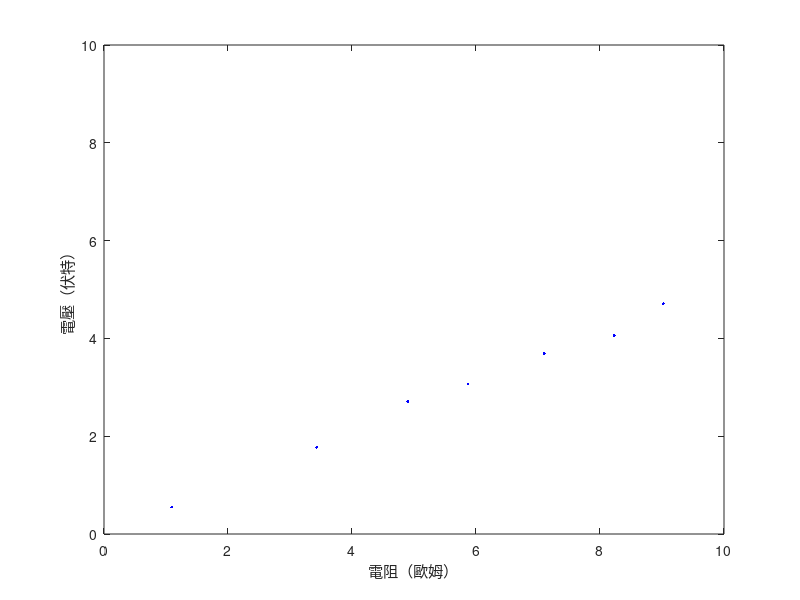

The MATLAB script that drew this image:
%     R(k歐姆)     V(volt)
a = [
    4.90 ,2.71;
    7.10, 3.69;
    9.02, 4.71;
    1.09, 0.55;
    3.43, 1.77;
    8.23, 4.06;
    5.87, 3.07
];

a1 = [
    1.09, 0.55;
    3.43, 1.77;
    4.90 ,2.71;
    5.87, 3.07;
    7.10, 3.69;
    8.23, 4.06;
    9.02, 4.71
];

plot(a1(:,1),a1(:,2),'b.');
xlabel('電阻（歐姆）');
ylabel('電壓（伏特）');
xlim([0,10]);
ylim([0,10]);
